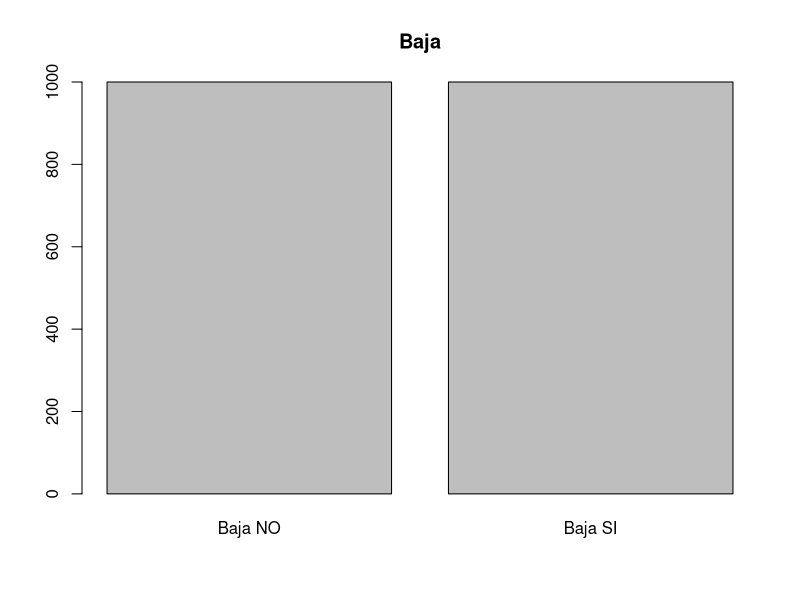
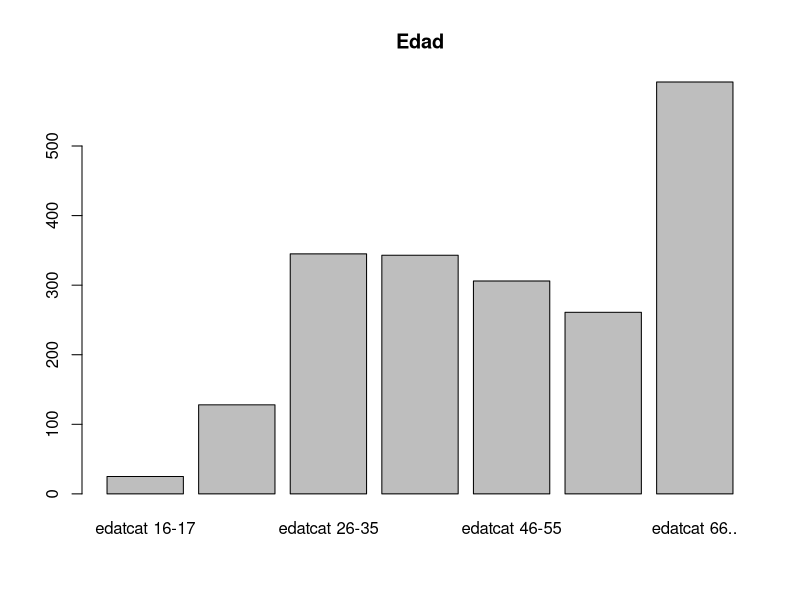
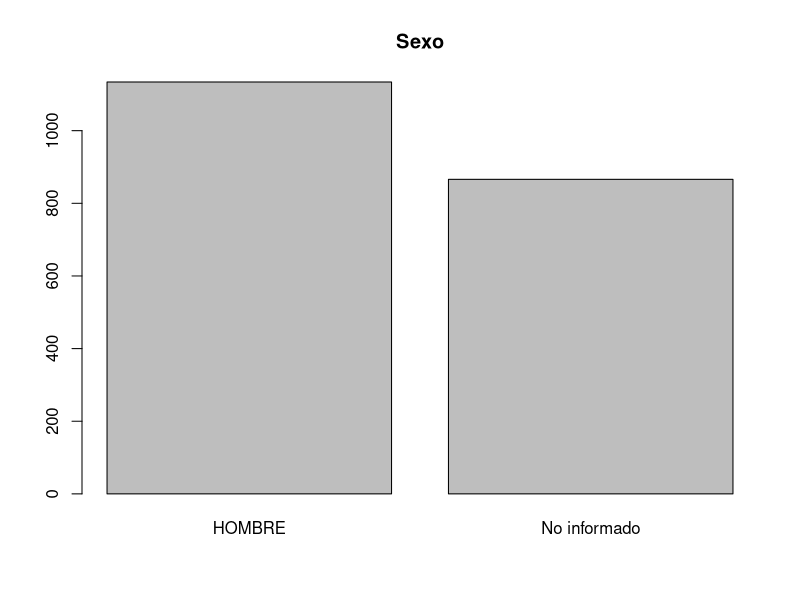
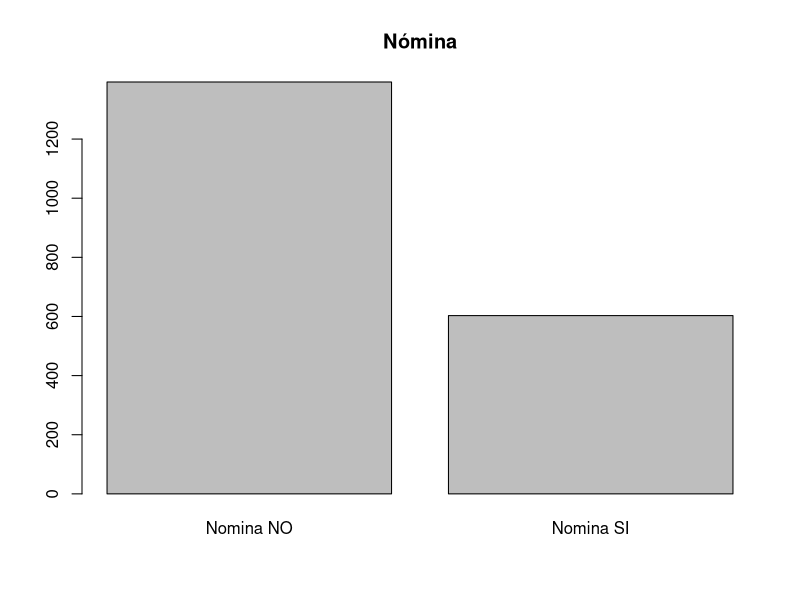
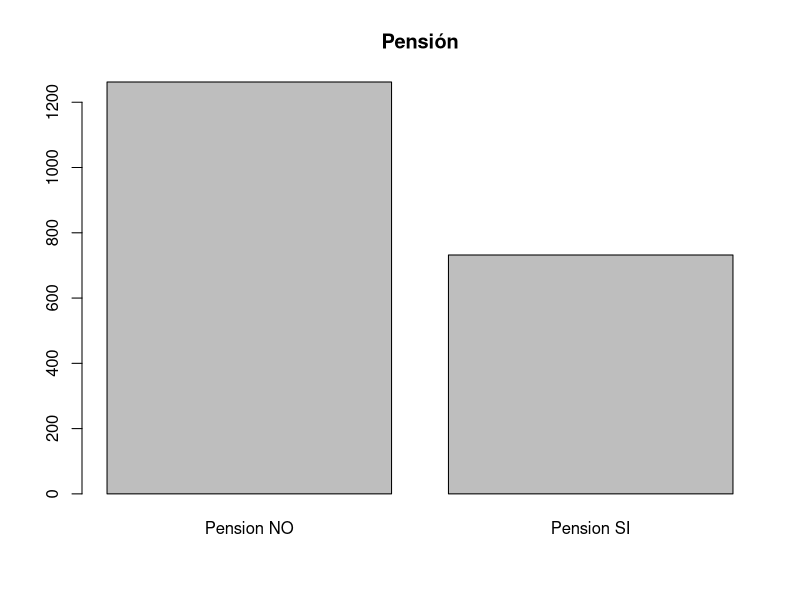
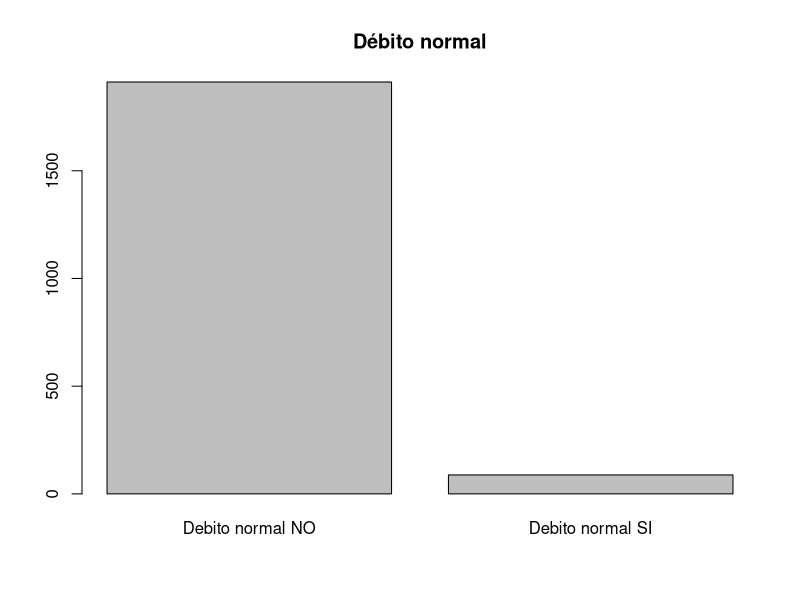
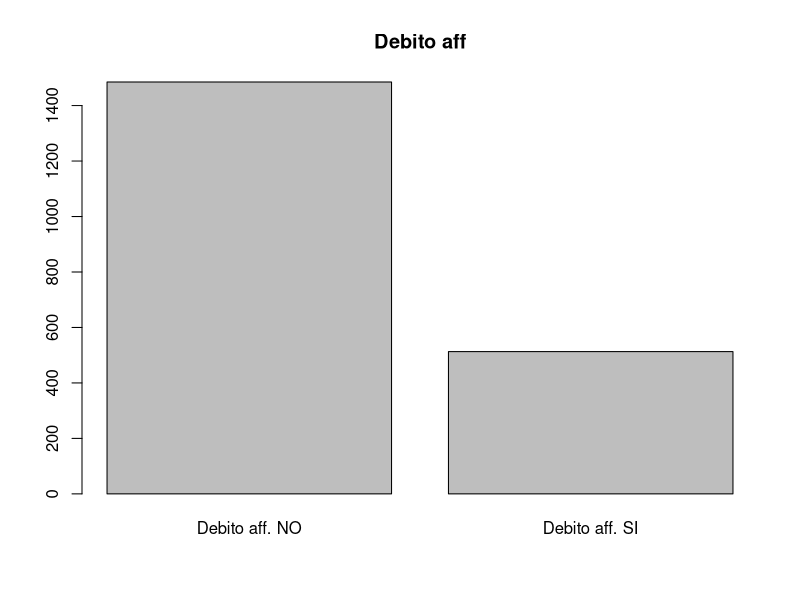
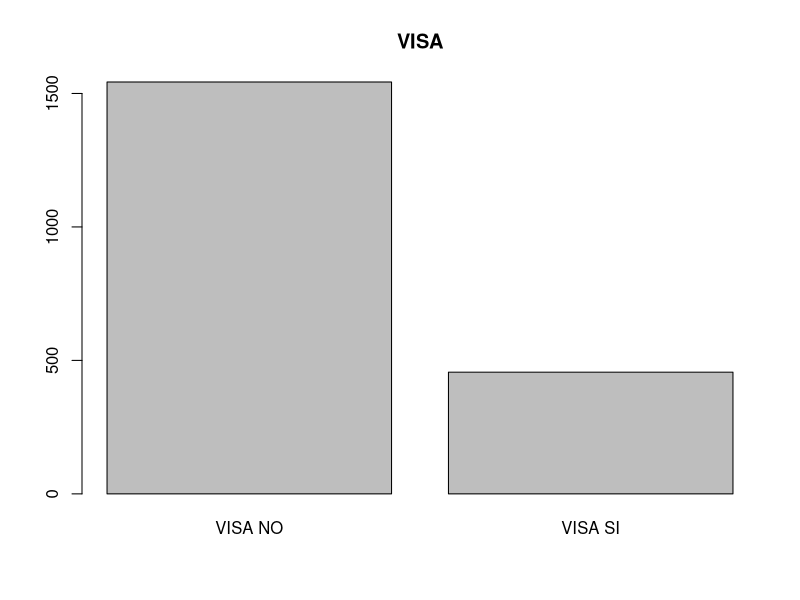

These figures' R source, in order:
## ---- chunk 1
#  Reading credsco2.txt
dd = read.table("_repository/credsco2.txt",header=T, check.names = F)

# Dimensions and summary of data
dim(dd)
summary(dd)

#Libraries
library(FactoMineR)
library(ggplot2)
library(reshape2)
library(tidyr)
library(dplyr)
## ---- chunk 2
data = read.table("_repository/churn.txt",header=T)
summary(data)
## ---- chunk 3
#Variables categóricas
barplot(table(data$Baja), main = "Baja")
barplot(table(data$edatcat), main = "Edad")
barplot(table(data$sexo), main = "Sexo")
barplot(table(data$Nomina), main = "Nómina")
barplot(table(data$Pension), main = "Pensión")
barplot(table(data$Debito_normal), main = "Débito normal")
barplot(table(data$Debito_aff), main = "Debito aff")
barplot(table(data$VISA), main = "VISA")
barplot(table(data$VISA_aff), main = "VISA aff")
barplot(table(data$MCard), main = "MCard")
barplot(table(data$Amex), main = "Amex")
barplot(table(data$dif_resid), main = "Cambio de residencia")

#Variables contínuas
hist(data$antig, main = "Antiguedad")
hist(data$Total_activo, main = "Activo total")
hist(data$Total_Plazo, main = "Plazo total")
hist(data$Total_Inversion, main = "Inversión total")
hist(data$Total_Seguros, main = "Seguros total")
hist(data$Total_Vista, main = "Vista total")
hist(data$oper_caj_Libreta, main = "Operaciones en cajero")
hist(data$oper_ven_Libreta, main = "Operaciones en ventanilla")
hist(data$dif_CC, main = "Diff Cuenta Corriente")
hist(data$dif_Libreta, main = "Diff Libreta")
hist(data$dif_Plazo, main = "Diff Plazo")
hist(data$dif_Ahorro, main = "Diff Ahorro")
hist(data$dif_Largo_plazo, main = "Diff largo Plazo")
hist(data$dif_Fondos_inv, main = "Diff Fondos de inversión")
hist(data$dif_Seguros, main = "Diff Seguros")
hist(data$dif_Planes_pension, main = "Diff Planes de pensión")
hist(data$dif_Hipoteca, main = "Diff Hipoteca")
hist(data$dif_Seguros, main = "Diff Seguros")
hist(data$dif_Prest_personales, main = "Diff Préstamos personales")
## ---- chunk 4
profiling = catdes(data, num.var=1, proba = 0.01)
profiling

plot(profiling, barplot=T)

## ---- chunk 5
data2 = data

data2$Rec_tot_plazo = cut(data$Total_Plazo, breaks=c(0,0.0001,700,2000,4000,8000,99000),include.lowest=T)
data2$Rec_tot_inversion = cut(data$Total_Inversion, breaks=c(0,0.0001,700,2000,4000,8000,99000),include.lowest=T)
data2$Rec_tot_seguros = cut(data$Total_Seguros, breaks=c(0,0.0001,150,400,1000,3000,99000),include.lowest=T)
data2$Rec_tot_vista = cut(data$Total_Vista, breaks=c(0,0.0001,50,150,400,1000,99000),include.lowest=T)
data2$Rec_oper_caj_Libreta = cut(data$oper_caj_Libreta, breaks=c(-9000,-100,-20,-0.0001,0,20,100,9000))
data2$Rec_oper_ven_Libreta = cut(data$oper_ven_Libreta, breaks=c(-9000,-100,-20,-0.0001,0,20,100,9000))
data2$Rec_dif_CC= cut(data$dif_CC, breaks=c(-99000,-100,-0.0001,0,20,200,1000,99000))
data2$Rec_dif_Libreta= cut(data$dif_Libreta, breaks=c(-99000,-100,-0.0001,0,20,200,1000,99000))
data2$Rec_dif_Plazo= cut(data$dif_Plazo, breaks=c(-99000,-100,-0.0001,0,20,200,1000,99000))
data2$Rec_dif_Ahorro= cut(data$dif_Ahorro, breaks=c(-99000,-100,-0.0001,0,20,200,1000,99000))
data2$Rec_dif_Largo_plazo= cut(data$dif_Largo_plazo, breaks=c(-99000,-100,-0.0001,0,20,200,1000,99000))
data2$Rec_dif_Fondos_inv= cut(data$dif_Fondos_inv, breaks=c(-99000,-100,-0.0001,0,20,200,1000,99000))
data2$Rec_dif_Seguros= cut(data$dif_Seguros, breaks=c(-99000,-100,-0.0001,0,20,200,1000,99000))
data2$Rec_dif_Planes_pension= cut(data$dif_Planes_pension, breaks=c(-99000,-100,-0.0001,0,20,200,1000,99000))
data2$Rec_dif_Hipoteca= cut(data$dif_Hipoteca, breaks=c(-99000,-100,-0.0001,0,20,200,1000,99000))
data2$Rec_dif_Prest_personales= cut(data$dif_Prest_personales, breaks=c(-99000,-100,-0.0001,0,20,200,1000,99000))
## ---- chunk 6
colorPalett = c("#99E47E", "#48BF84", "#439775", "#3C7A80", "#D65F65")


total_observations = nrow(data2)
filter_criteria = 'Baja SI'

# -------------------------
# Variable 1:
# -------------------------

dt_transformation = data2 %>% filter(., Baja == filter_criteria) %>% group_by(Rec_tot_plazo) %>% summarise(variable_pcnt = length(Baja)/total_observations)

x_label = "Intervalos del Total Plazos"
title = paste("Proporcion de Bajas por",x_label)

chart1 = ggplot(dt_transformation, aes(x = Rec_tot_plazo, y = variable_pcnt, group = 1)) + geom_bar(position = "stack", stat='identity') + theme(axis.text.x = element_text(angle = 90, vjust = 0.5, hjust=1)) + ggtitle(title) + labs(y = "% Bajas", x = x_label) + scale_fill_manual(values=colorPalett)

print(chart1)

# -------------------------
# Variable 2:
# -------------------------

dt_transformation = data2 %>% filter(., Baja == filter_criteria) %>% group_by(Rec_tot_inversion) %>% summarise(variable_pcnt = length(Baja)/total_observations)

x_label = "Intervalos del Total Inversión"
title = paste("Proporcion de Bajas por",x_label)

chart2 = ggplot(dt_transformation, aes(x = Rec_tot_inversion, y = variable_pcnt, group = 1)) + geom_bar(position = "stack", stat='identity') + theme(axis.text.x = element_text(angle = 90, vjust = 0.5, hjust=1)) + ggtitle(title) + labs(y = "% Bajas", x = x_label) + scale_fill_manual(values=colorPalett)

print(chart2)

# -------------------------
# Variable 3:
# -------------------------

dt_transformation = data2 %>% filter(., Baja == filter_criteria) %>% group_by(Rec_tot_seguros) %>% summarise(variable_pcnt = length(Baja)/total_observations)

x_label = "Intervalos del Total Seguros"
title = paste("Proporcion de Bajas por",x_label)

chart2 = ggplot(dt_transformation, aes(x = Rec_tot_seguros, y = variable_pcnt, group = 1)) + geom_bar(position = "stack", stat='identity') + theme(axis.text.x = element_text(angle = 90, vjust = 0.5, hjust=1)) + ggtitle(title) + labs(y = "% Bajas", x = x_label) + scale_fill_manual(values=colorPalett)

print(chart2)

# -------------------------
# Variable 4:
# -------------------------
dt_transformation = data2 %>% filter(., Baja == filter_criteria) %>% group_by(Rec_tot_vista) %>% summarise(variable_pcnt = length(Baja)/total_observations)

x_label = "Intervalos del Total Vista"
title = paste("Proporcion de Bajas por",x_label)

chart2 = ggplot(dt_transformation, aes(x = Rec_tot_vista, y = variable_pcnt, group = 1)) + geom_bar(position = "stack", stat='identity') + theme(axis.text.x = element_text(angle = 90, vjust = 0.5, hjust=1)) + ggtitle(title) + labs(y = "% Bajas", x = x_label) + scale_fill_manual(values=colorPalett)

print(chart2)


# -------------------------
# Variable 5:
# -------------------------
dt_transformation = data2 %>% filter(., Baja == filter_criteria) %>% group_by(Rec_oper_caj_Libreta) %>% summarise(variable_pcnt = length(Baja)/total_observations)

x_label = "Intervalos del Oper Caja Libreta"
title = paste("Proporcion de Bajas por",x_label)

chart2 = ggplot(dt_transformation, aes(x = Rec_oper_caj_Libreta, y = variable_pcnt, group = 1)) + geom_bar(position = "stack", stat='identity') + theme(axis.text.x = element_text(angle = 90, vjust = 0.5, hjust=1)) + ggtitle(title) + labs(y = "% Bajas", x = x_label) + scale_fill_manual(values=colorPalett)

print(chart2)


# -------------------------
# Variable 6:
# -------------------------
dt_transformation = data2 %>% filter(., Baja == filter_criteria) %>% group_by(Rec_oper_ven_Libreta) %>% summarise(variable_pcnt = length(Baja)/total_observations)

x_label = "Intervalos de Oper Ven Libreta"
title = paste("Proporcion de Bajas por",x_label)

chart2 = ggplot(dt_transformation, aes(x = Rec_oper_ven_Libreta, y = variable_pcnt, group = 1)) + geom_bar(position = "stack", stat='identity') + theme(axis.text.x = element_text(angle = 90, vjust = 0.5, hjust=1)) + ggtitle(title) + labs(y = "% Bajas", x = x_label) + scale_fill_manual(values=colorPalett)

print(chart2)

# -------------------------
# Variable 7:
# -------------------------
dt_transformation = data2 %>% filter(., Baja == filter_criteria) %>% group_by(Rec_dif_CC) %>% summarise(variable_pcnt = length(Baja)/total_observations)

x_label = "Intervalos Differencia CC"
title = paste("Proporcion de Bajas por",x_label)

chart2 = ggplot(dt_transformation, aes(x = Rec_dif_CC, y = variable_pcnt, group = 1)) + geom_bar(position = "stack", stat='identity') + theme(axis.text.x = element_text(angle = 90, vjust = 0.5, hjust=1)) + ggtitle(title) + labs(y = "% Bajas", x = x_label) + scale_fill_manual(values=colorPalett)

print(chart2)



# -------------------------
# Variable 8:
# -------------------------
dt_transformation = data2 %>% filter(., Baja == filter_criteria) %>% group_by(Rec_dif_Libreta) %>% summarise(variable_pcnt = length(Baja)/total_observations)

x_label = "Intervalos Differencia Libreta"
title = paste("Proporcion de Bajas por",x_label)

chart2 = ggplot(dt_transformation, aes(x = Rec_dif_Libreta, y = variable_pcnt, group = 1)) + geom_bar(position = "stack", stat='identity') + theme(axis.text.x = element_text(angle = 90, vjust = 0.5, hjust=1)) + ggtitle(title) + labs(y = "% Bajas", x = x_label) + scale_fill_manual(values=colorPalett)

print(chart2)


# -------------------------
# Variable 9:
# -------------------------
dt_transformation = data2 %>% filter(., Baja == filter_criteria) %>% group_by(Rec_dif_Plazo) %>% summarise(variable_pcnt = length(Baja)/total_observations)

x_label = "Intervalos Differencia Plazos"
title = paste("Proporcion de Bajas por",x_label)

chart2 = ggplot(dt_transformation, aes(x = Rec_dif_Plazo, y = variable_pcnt, group = 1)) + geom_bar(position = "stack", stat='identity') + theme(axis.text.x = element_text(angle = 90, vjust = 0.5, hjust=1)) + ggtitle(title) + labs(y = "% Bajas", x = x_label) + scale_fill_manual(values=colorPalett)

print(chart2)

# -------------------------
# Variable 10:
# -------------------------
dt_transformation = data2 %>% filter(., Baja == filter_criteria) %>% group_by(Rec_dif_Ahorro) %>% summarise(variable_pcnt = length(Baja)/total_observations)

x_label = "Intervalos Differencia Ahorro"
title = paste("Proporcion de Bajas por",x_label)

chart2 = ggplot(dt_transformation, aes(x = Rec_dif_Ahorro, y = variable_pcnt, group = 1)) + geom_bar(position = "stack", stat='identity') + theme(axis.text.x = element_text(angle = 90, vjust = 0.5, hjust=1)) + ggtitle(title) + labs(y = "% Bajas", x = x_label) + scale_fill_manual(values=colorPalett)

print(chart2)


# -------------------------
# Variable 11:
# -------------------------
dt_transformation = data2 %>% filter(., Baja == filter_criteria) %>% group_by(Rec_dif_Largo_plazo) %>% summarise(variable_pcnt = length(Baja)/total_observations)

x_label = "Intervalos Differencia Largo Plazo"
title = paste("Proporcion de Bajas por",x_label)

chart2 = ggplot(dt_transformation, aes(x = Rec_dif_Largo_plazo, y = variable_pcnt, group = 1)) + geom_bar(position = "stack", stat='identity') + theme(axis.text.x = element_text(angle = 90, vjust = 0.5, hjust=1)) + ggtitle(title) + labs(y = "% Bajas", x = x_label) + scale_fill_manual(values=colorPalett)

print(chart2)



# -------------------------
# Variable 12:
# -------------------------
dt_transformation = data2 %>% filter(., Baja == filter_criteria) %>% group_by(Rec_dif_Fondos_inv) %>% summarise(variable_pcnt = length(Baja)/total_observations)

x_label = "Intervalos Differencia Fondos de Inversión"
title = paste("Proporcion de Bajas por",x_label)

chart2 = ggplot(dt_transformation, aes(x = Rec_dif_Fondos_inv, y = variable_pcnt, group = 1)) + geom_bar(position = "stack", stat='identity') + theme(axis.text.x = element_text(angle = 90, vjust = 0.5, hjust=1)) + ggtitle(title) + labs(y = "% Bajas", x = x_label) + scale_fill_manual(values=colorPalett)

print(chart2)


# -------------------------
# Variable 13:
# -------------------------
dt_transformation = data2 %>% filter(., Baja == filter_criteria) %>% group_by(Rec_dif_Seguros) %>% summarise(variable_pcnt = length(Baja)/total_observations)

x_label = "Intervalos Differencia Seguros"
title = paste("Proporcion de Bajas por",x_label)

chart2 = ggplot(dt_transformation, aes(x = Rec_dif_Seguros, y = variable_pcnt, group = 1)) + geom_bar(position = "stack", stat='identity') + theme(axis.text.x = element_text(angle = 90, vjust = 0.5, hjust=1)) + ggtitle(title) + labs(y = "% Bajas", x = x_label) + scale_fill_manual(values=colorPalett)

print(chart2)

# -------------------------
# Variable 14:
# -------------------------
dt_transformation = data2 %>% filter(., Baja == filter_criteria) %>% group_by(Rec_dif_Planes_pension) %>% summarise(variable_pcnt = length(Baja)/total_observations)

x_label = "Intervalos Differencia Planes de Pensión"
title = paste("Proporcion de Bajas por",x_label)

chart2 = ggplot(dt_transformation, aes(x = Rec_dif_Planes_pension, y = variable_pcnt, group = 1)) + geom_bar(position = "stack", stat='identity') + theme(axis.text.x = element_text(angle = 90, vjust = 0.5, hjust=1)) + ggtitle(title) + labs(y = "% Bajas", x = x_label) + scale_fill_manual(values=colorPalett)

print(chart2)


# -------------------------
# Variable 15:
# -------------------------
dt_transformation = data2 %>% filter(., Baja == filter_criteria) %>% group_by(Rec_dif_Hipoteca) %>% summarise(variable_pcnt = length(Baja)/total_observations)

x_label = "Intervalos Differencia Hipoteca"
title = paste("Proporcion de Bajas por",x_label)

chart2 = ggplot(dt_transformation, aes(x = Rec_dif_Hipoteca, y = variable_pcnt, group = 1)) + geom_bar(position = "stack", stat='identity') + theme(axis.text.x = element_text(angle = 90, vjust = 0.5, hjust=1)) + ggtitle(title) + labs(y = "% Bajas", x = x_label) + scale_fill_manual(values=colorPalett)

print(chart2)

# -------------------------
# Variable 16:
# -------------------------
dt_transformation = data2 %>% filter(., Baja == filter_criteria) %>% group_by(Rec_dif_Prest_personales) %>% summarise(variable_pcnt = length(Baja)/total_observations)

x_label = "Intervalos Differencia Prestamos Personales"
title = paste("Proporcion de Bajas por",x_label)

chart2 = ggplot(dt_transformation, aes(x = Rec_dif_Prest_personales, y = variable_pcnt, group = 1)) + geom_bar(position = "stack", stat='identity') + theme(axis.text.x = element_text(angle = 90, vjust = 0.5, hjust=1)) + ggtitle(title) + labs(y = "% Bajas", x = x_label) + scale_fill_manual(values=colorPalett)

print(chart2)
## ---- chunk 7
#Tabla 1
tab1 = matrix(c(20,373,393,6,316,322), nrow=2, byrow = TRUE)
colnames(tab1) = c('Compra SI', 'Compra NO', 'Total')
rownames(tab1) = c('Classe Alta', 'Classe Baixa')
tab1 = as.table(tab1)
tab1


## ---- chunk 8
#% de compra según clase

percentCA = (20/393)*100
percentCB = (6/322)*100

percentCA
percentCB

## ---- chunk 9
#Tabla 2
tab2 = matrix(c(3,176,179,4,293,297), nrow=2, byrow = TRUE)
colnames(tab2) = c('Compra SI', 'Compra NO', 'Total')
rownames(tab2) = c('Classe Alta', 'Classe Baixa')
tab2 = as.table(tab2)
tab2

#Tabla 3
tab3 = matrix(c(17,197,214,2,23,25), nrow=2, byrow = TRUE)
colnames(tab3) = c('Compra SI', 'Compra NO', 'Total')
rownames(tab3) = c('Classe Alta', 'Classe Baixa')
tab3 = as.table(tab3)
tab3



## ---- chunk 10

#% de compra según clase y edad

percentAdultCA = (3/179)*100
percentAdultCB = (4/297)*100
percentYoungCA = (17/197)*100
percentYoungCB = (2/25)*100

percentAdultCA
percentAdultCB
percentYoungCA
percentYoungCB

#% de compra según edad

percentAdult = ((17+2)/(197+25))*100
percentYoung = ((3+4)/(179+297))*100

percentAdult
percentYoung
